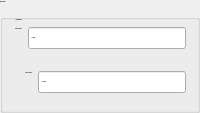
       <widget class="QGroupBox" name="HHGStatus">
        <property name="sizePolicy">
         <sizepolicy hsizetype="Preferred" vsizetype="Preferred">
          <horstretch>0</horstretch>
          <verstretch>0</verstretch>
         </sizepolicy>
        </property>
        <property name="font">
         <font>
          <family>Ubuntu</family>
          <pointsize>-1</pointsize>
          <weight>75</weight>
          <bold>true</bold>
         </font>
        </property>
        <property name="styleSheet">
         <string notr="true"/>
        </property>
        <property name="title">
         <string>HHG Status</string>
        </property>
        <layout class="QVBoxLayout" name="verticalLayout_2">
         <item>
          <layout class="QFormLayout" name="formLayout">
           <item row="0" column="0">
            <widget class="QLabel" name="label_14">
             <property name="text">
              <string>PID Enabled:</string>
             </property>
             <property name="alignment">
              <set>Qt::AlignRight|Qt::AlignTrailing|Qt::AlignVCenter</set>
             </property>
            </widget>
           </item>
           <item row="0" column="1">
            <widget class="caLed" name="caled_18">
             <property name="sizePolicy">
              <sizepolicy hsizetype="Preferred" vsizetype="Preferred">
               <horstretch>110</horstretch>
               <verstretch>0</verstretch>
              </sizepolicy>
             </property>
             <property name="sizeIncrement">
              <size>
               <width>0</width>
               <height>0</height>
              </size>
             </property>
             <property name="baseSize">
              <size>
               <width>0</width>
               <height>0</height>
              </size>
             </property>
             <property name="rectangular">
              <bool>true</bool>
             </property>
             <property name="ledWidth">
              <number>30</number>
             </property>
             <property name="ledHeight">
              <number>30</number>
             </property>
             <property name="linearGradient">
              <bool>true</bool>
             </property>
             <property name="channel" stdset="0">
              <string notr="true">HHG:GASCELL:pidEnabled</string>
             </property>
             <property name="falseColor">
              <color>
               <red>255</red>
               <green>0</green>
               <blue>0</blue>
              </color>
             </property>
             <property name="trueColor">
              <color>
               <red>0</red>
               <green>170</green>
               <blue>0</blue>
              </color>
             </property>
             <property name="trueValue">
              <string>On</string>
             </property>
             <property name="falseValue">
              <string>Off</string>
             </property>
            </widget>
           </item>
           <item row="1" column="0">
            <widget class="QLabel" name="label_15">
             <property name="text">
              <string>Gas Pressure:</string>
             </property>
             <property name="alignment">
              <set>Qt::AlignRight|Qt::AlignTrailing|Qt::AlignVCenter</set>
             </property>
            </widget>
           </item>
           <item row="1" column="1">
            <widget class="caLineEdit" name="calineedit_38">
             <property name="sizePolicy">
              <sizepolicy hsizetype="MinimumExpanding" vsizetype="Preferred">
               <horstretch>0</horstretch>
               <verstretch>0</verstretch>
              </sizepolicy>
             </property>
             <property name="font">
              <font>
               <family>Ubuntu</family>
               <pointsize>-1</pointsize>
              </font>
             </property>
             <property name="autoFillBackground">
              <bool>false</bool>
             </property>
             <property name="text">
              <string>-.--- mBar</string>
             </property>
             <property name="alignment">
              <set>Qt::AlignLeading|Qt::AlignLeft|Qt::AlignVCenter</set>
             </property>
             <property name="readOnly">
              <bool>true</bool>
             </property>
             <property name="channel" stdset="0">
              <string notr="true">HHG:GASCELL:RP</string>
             </property>
             <property name="foreground">
              <color>
               <red>0</red>
               <green>255</green>
               <blue>0</blue>
              </color>
             </property>
             <property name="background">
              <color alpha="0">
               <red>255</red>
               <green>255</green>
               <blue>255</blue>
              </color>
             </property>
             <property name="colorMode">
              <enum>caLineEdit::Alarm_Static</enum>
             </property>
             <property name="precision">
              <number>1</number>
             </property>
             <property name="precisionMode">
              <enum>caLineEdit::User</enum>
             </property>
             <property name="unitsEnabled">
              <bool>true</bool>
             </property>
             <property name="formatType">
              <enum>caLineEdit::decimal</enum>
             </property>
            </widget>
           </item>
          </layout>
         </item>
         <item>
          <widget class="caStripPlot" name="LegendPowerTrend_2">
           <property name="sizePolicy">
            <sizepolicy hsizetype="Preferred" vsizetype="Preferred">
             <horstretch>0</horstretch>
             <verstretch>0</verstretch>
            </sizepolicy>
           </property>
           <property name="font">
            <font>
             <family>Ubuntu</family>
            </font>
           </property>
           <property name="TitleY">
            <string notr="true"/>
           </property>
           <property name="channels" stdset="0">
            <string>HHG:GASCELL:RP</string>
           </property>
           <property name="units">
            <enum>caStripPlot::Second</enum>
           </property>
           <property name="period">
            <double>3600.000000000000000</double>
           </property>
           <property name="refreshRate" stdset="0">
            <enum>caStripPlot::High</enum>
           </property>
           <property name="XaxisType">
            <enum>caStripPlot::TimeScale</enum>
           </property>
           <property name="YAxisScaling" stdset="0">
            <enum>caStripPlot::autoScale</enum>
           </property>
           <property name="Style_1">
            <enum>caStripPlot::Lines</enum>
           </property>
           <property name="LegendEnabled">
            <bool>false</bool>
           </property>
          </widget>
         </item>
         <item>
          <layout class="QFormLayout" name="formLayout_2">
           <property name="leftMargin">
            <number>10</number>
           </property>
           <property name="topMargin">
            <number>10</number>
           </property>
           <item row="0" column="0">
            <widget class="QLabel" name="label_16">
             <property name="text">
              <string>HHG Vacuum:</string>
             </property>
             <property name="alignment">
              <set>Qt::AlignRight|Qt::AlignTrailing|Qt::AlignVCenter</set>
             </property>
            </widget>
           </item>
           <item row="0" column="1">
            <widget class="caLineEdit" name="calineedit_37">
             <property name="sizePolicy">
              <sizepolicy hsizetype="MinimumExpanding" vsizetype="Preferred">
               <horstretch>0</horstretch>
               <verstretch>0</verstretch>
              </sizepolicy>
             </property>
             <property name="font">
              <font>
               <family>Ubuntu</family>
               <pointsize>-1</pointsize>
              </font>
             </property>
             <property name="autoFillBackground">
              <bool>false</bool>
             </property>
             <property name="text">
              <string>-.-e--- mBar</string>
             </property>
             <property name="alignment">
              <set>Qt::AlignLeading|Qt::AlignLeft|Qt::AlignVCenter</set>
             </property>
             <property name="readOnly">
              <bool>true</bool>
             </property>
             <property name="channel" stdset="0">
              <string notr="true">PR:FRONTEND:HHG:RP</string>
             </property>
             <property name="foreground">
              <color>
               <red>0</red>
               <green>255</green>
               <blue>0</blue>
              </color>
             </property>
             <property name="background">
              <color alpha="0">
               <red>255</red>
               <green>255</green>
               <blue>255</blue>
              </color>
             </property>
             <property name="colorMode">
              <enum>caLineEdit::Alarm_Static</enum>
             </property>
             <property name="precision">
              <number>1</number>
             </property>
             <property name="precisionMode">
              <enum>caLineEdit::User</enum>
             </property>
             <property name="unitsEnabled">
              <bool>true</bool>
             </property>
             <property name="formatType">
              <enum>caLineEdit::exponential</enum>
             </property>
            </widget>
           </item>
          </layout>
         </item>
         <item>
          <widget class="caStripPlot" name="LegendPowerTrend_3">
           <property name="sizePolicy">
            <sizepolicy hsizetype="Preferred" vsizetype="Preferred">
             <horstretch>0</horstretch>
             <verstretch>0</verstretch>
            </sizepolicy>
           </property>
           <property name="font">
            <font>
             <family>Ubuntu</family>
            </font>
           </property>
           <property name="TitleY">
            <string notr="true"/>
           </property>
           <property name="channels" stdset="0">
            <string>PR:FRONTEND:HHG:RP</string>
           </property>
           <property name="units">
            <enum>caStripPlot::Second</enum>
           </property>
           <property name="period">
            <double>3600.000000000000000</double>
           </property>
           <property name="refreshRate" stdset="0">
            <enum>caStripPlot::High</enum>
           </property>
           <property name="XaxisType">
            <enum>caStripPlot::TimeScale</enum>
           </property>
           <property name="YAxisType" stdset="0">
            <enum>caStripPlot::log10</enum>
           </property>
           <property name="YAxisScaling" stdset="0">
            <enum>caStripPlot::fixedScale</enum>
           </property>
           <property name="YaxisLimitsMax_1">
            <double>1000.000000000000000</double>
           </property>
           <property name="YaxisLimitsMin_1">
            <double>0.000001000000000</double>
           </property>
           <property name="YaxisScalingMax_1" stdset="0">
            <enum>caStripPlot::User</enum>
           </property>
           <property name="YaxisScalingMin_1" stdset="0">
            <enum>caStripPlot::User</enum>
           </property>
           <property name="Style_1">
            <enum>caStripPlot::Lines</enum>
           </property>
           <property name="YaxisLimitsMax_2">
            <double>1000.000000000000000</double>
           </property>
           <property name="YaxisLimitsMin_2">
            <double>0.000001000000000</double>
           </property>
           <property name="LegendEnabled">
            <bool>false</bool>
           </property>
          </widget>
         </item>
        </layout>
       </widget>
